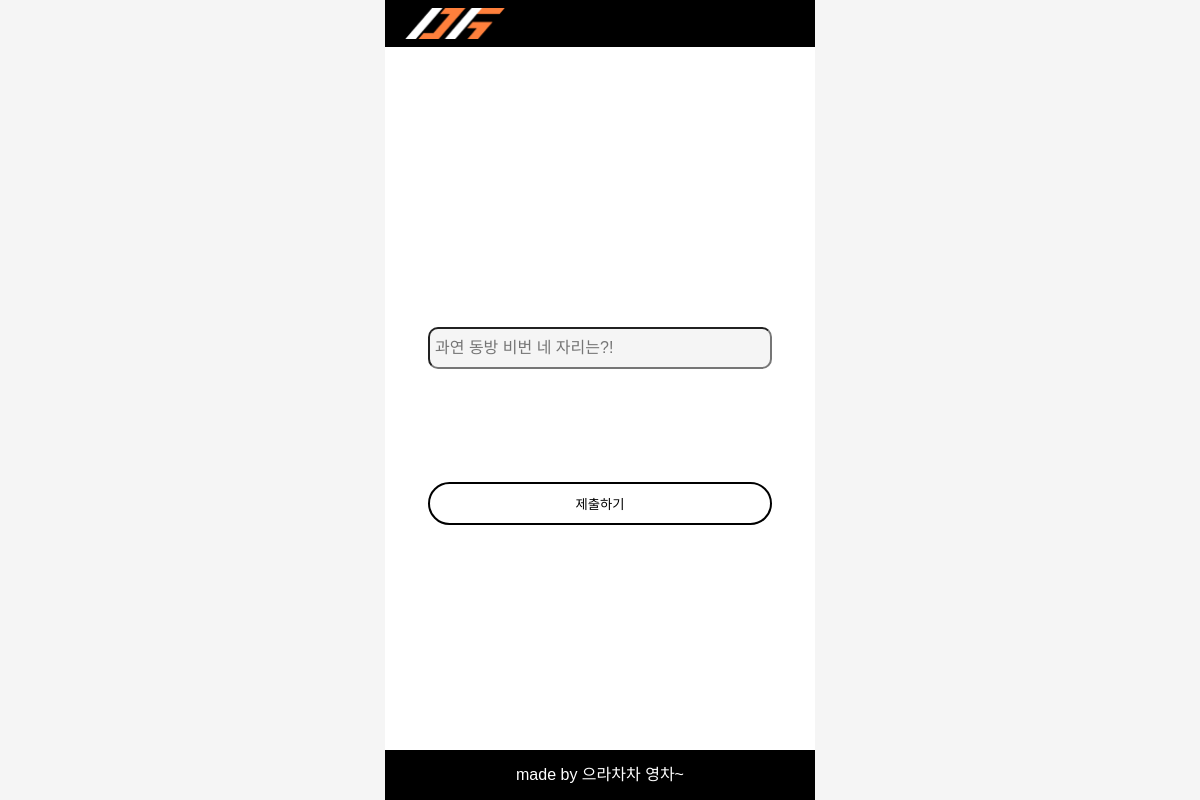
The app's page /quizPage/, older data.
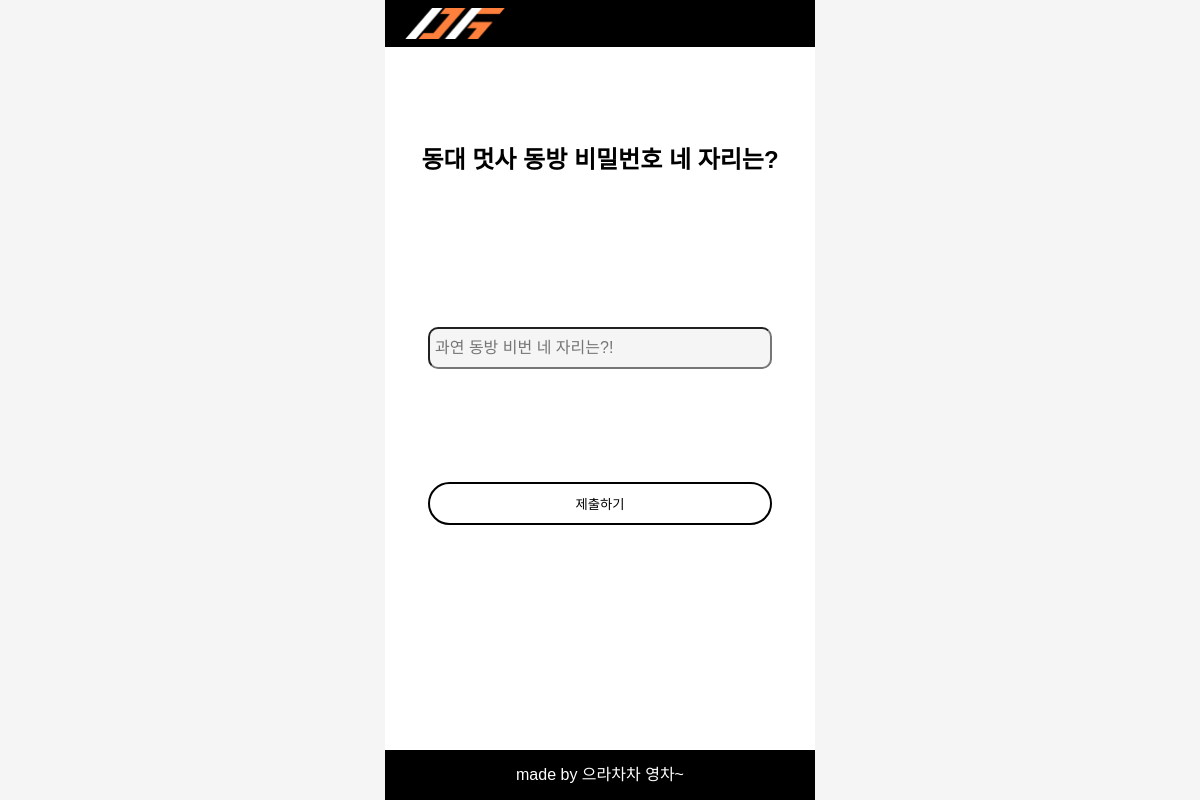
The same page, newer data.
### main/models.py (models this page shows, shortened)
class Quiz(models.Model):
    question = models.CharField(max_length=255)  # 퀴즈 문제
    answer = models.CharField(max_length=255)  # 퀴즈 정답

### main/views.py (the view, shortened to what this page needs)
# urls.py: path('quizPage/', views.quizPage, name="quizPage"),
def quizPage(request):
    quiz = Quiz.objects.first()  # 첫 번째 퀴즈를 로드
    return render(request, 'main/quizPage.html', {'quiz': quiz})

### main/templates/main/quizPage.html (shortened to what this page needs)
{% extends 'base.html' %} {% load static %} {% block content %}
<!DOCTYPE html>
<html lang="ko">
  <head>
    <link rel="stylesheet" href="{% static 'css/quiz.css' %}" />
  </head>
  <body>
    <div class="Wrapper">
      <form
        method="POST"
        action="{% url 'quizPage' %}"
        style="width: 100%; height: 100%"
      >
        <div class="qBox">{{ quiz.question }}</div>
        <div class="answer">
          <input
            class="inputBox"
            type="text"
            name="user_answer"
            placeholder="과연 동방 비번 네 자리는?!"
          />
        </div>
        <div class="answer">
          <button type="submit" class="answerBtn">제출하기</button>
        </div>
      </form>
    </div>
  </body>
</html>
{% endblock %}

### mutsa_MT/templates/base.html (shortened to what this page needs)
<!DOCTYPE html>
{% load static %}
<html lang="ko">
  <head>
    <link rel="stylesheet" type="text/css" href="{% static 'css/base.css' %}" />
    <link rel="stylesheet" href="/static/css/reset.css" />
  </head>
  <body>
    <div class="body-container">
      {% include 'shared/header.html' %} {% block content %} {% endblock %}
      {%include 'shared/footer.html' %}
    </div>
  </body>
</html>

### mutsa_MT/templates/shared/header.html
{% load static %}
<nav class="header">
  <img
    class="header-logo"
    src="{% static 'image/logo_white.png' %}"
    onclick="location.href='/';"
    alt="로고"
  />
</nav>

### mutsa_MT/templates/shared/footer.html
<nav class="footer">made by 으라차차 영차~</nav>

### mutsa_MT/static/css/base.css (style rules this page uses)
body { width: 100vw; height: 100vh; flex-direction: column; display: flex; justify-content: center; align-items: center; background-color: whitesmoke; }
.body-container { flex-grow: 1; width: 100%; max-width: 430px; display: flex; flex-direction: column; align-items: center; background-color: white; color: black; }
.header { width: 100%; background-color: black; height: 50px; display: flex; align-items: center; color: white; }
.header-logo { width: 100px; margin-left: 20px; cursor: pointer; }
.footer { width: 100%; max-width: 430px; background-color: black; color: white; position: fixed; bottom: 0; height: 50px; display: flex; align-items: center; justify-content: center; }
.Wrapper { display: flex; flex-direction: column; }

### mutsa_MT/static/css/quiz.css (style rules this page uses)
.Wrapper { height: 100%; width: 100%; display: flex; align-items: center; }
.qBox { font-weight: bold; height: 30%; width: 100%; display: flex; justify-content: center; align-items: center; font-size: 1.5rem; }
.answer { width: 100%; height: 20%; display: flex; justify-content: center; align-items: center; flex-direction: column; }
.inputBox { width: 80%; font-size: 1rem; background-color: whitesmoke; border-radius: 10px; padding: 10px 5px; }
.answerBtn { border-radius: 25px; border: 2px solid black; padding: 10px 46px; background-color: white; cursor: pointer; width: 80%; margin-top: 10px; }

Row changes from the older to the newer data that the page shows:
added Quiz: question "동대 멋사 동방 비밀번호 네 자리는?"
